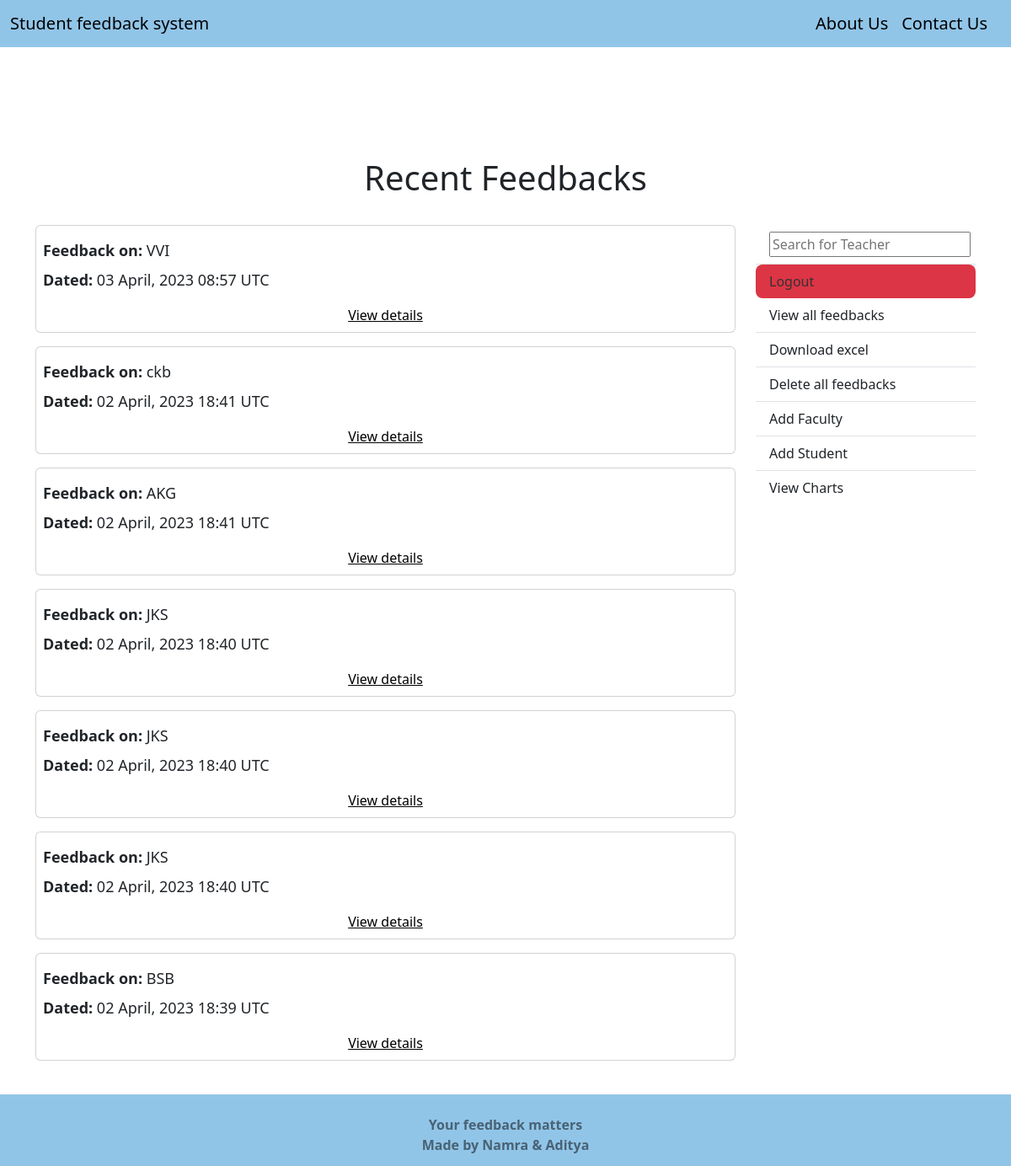
Before: /review/ with the older database file.
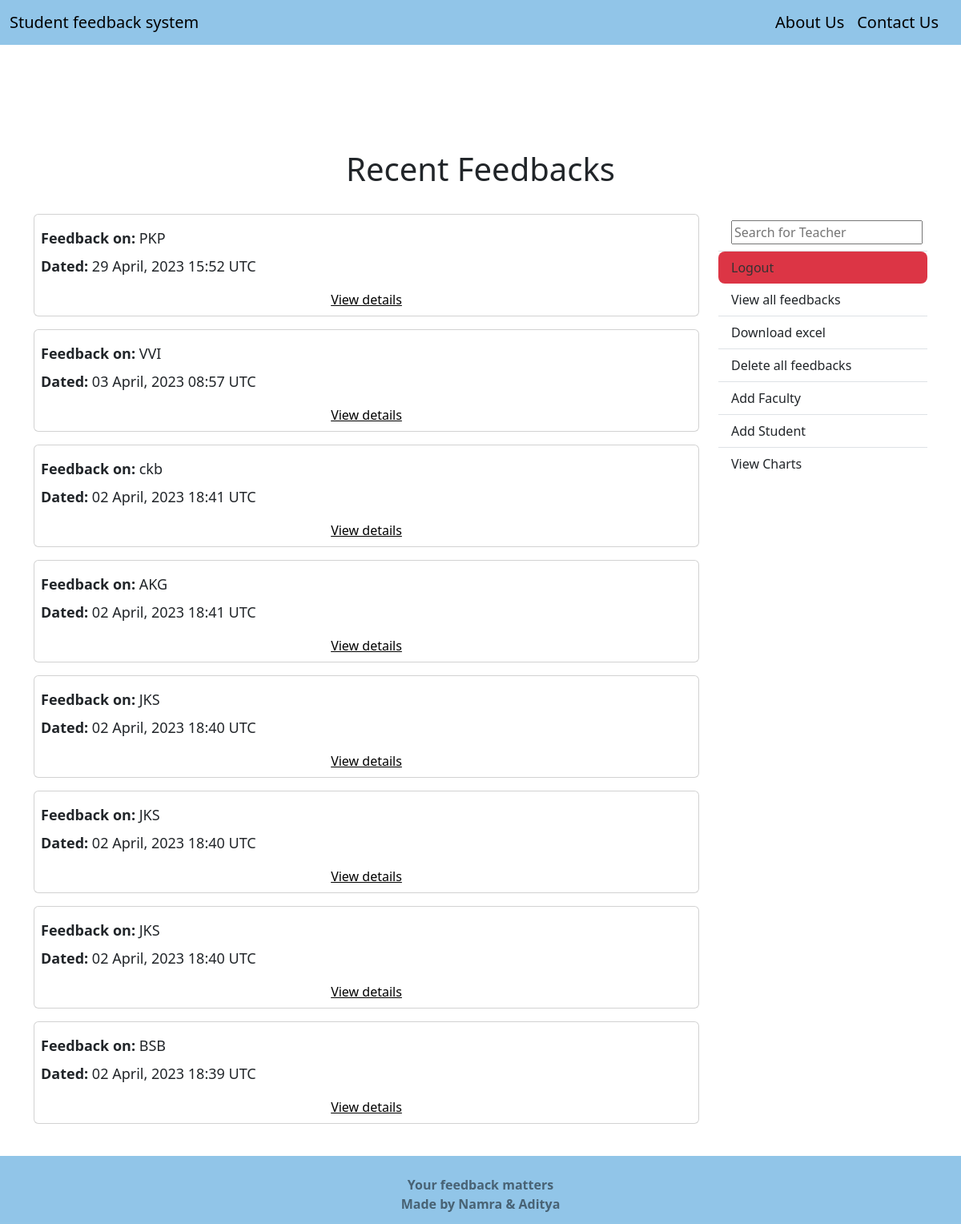
After: the same page with the newer database file.
### Feedback/models.py (models this page shows, shortened)
class FeedbackData(models.Model):
    CHOICES = (
            (1,'Unsatisfactory'),
            (2,'Satisfactory'),
            (3,'Good'),
            (4,'Very Good'),
            (5,'Outstanding')
            )
    date_submitted = models.DateTimeField(auto_now=True)
    teacher_name = models.ForeignKey(Faculty, verbose_name='Name of Teacher',
                                     on_delete=models.CASCADE)
    semester = models.ForeignKey(Semester, verbose_name='Semester',
                                  on_delete=models.SET_NULL, blank=True, null=True)
    punctuality = models.PositiveSmallIntegerField(verbose_name='The teacher is punctual in coming to class',
                                   default = None, blank=False, null=False,
                                   choices=CHOICES)
    portion = models.PositiveSmallIntegerField(verbose_name='The teacher completes portions at the appropriate time',
                               default = None, blank=False, null=False,
                               choices=CHOICES)
    doubt = models.PositiveSmallIntegerField(verbose_name='The teacher takes in effort to clear your doubts',
                             default = None, blank=False, null=False,
                             choices=CHOICES)
    interactive = models.PositiveSmallIntegerField(verbose_name='The teacher makes the class interactive',
                                   default = None, blank=False, null=False,
                                   choices=CHOICES)
    total = models.PositiveIntegerField()
    average = models.FloatField()
    comments = models.TextField(verbose_name='Any other feedback (your comments)',
                                blank=True)
    class Meta:
        verbose_name = 'Feedback Data'
        verbose_name_plural = 'Feedback Data'
    def __init__(self, *args, **kwargs):
        super(FeedbackData, self).__init__(*args, **kwargs)
        if 'teacher_name' in kwargs:
            self.fields['semester'].queryset = Semester.objects.filter(
                faculty=kwargs['teacher_name']
            )

### Review/models.py (models this page shows, shortened)
class Faculty(models.Model):
    BATCH = (
        ('A','A'),
        ('B','B'),
    )
    name=models.CharField(max_length=100)
    gmail=models.CharField(max_length=100)
    password=models.CharField(max_length=100)
    semester = models.ManyToManyField(Semester)
    subject=models.ManyToManyField(Subject)
    batch=models.CharField(verbose_name='batches',max_length=5,choices=BATCH)
    class Meta:
        verbose_name = 'Faculty'
        verbose_name_plural = 'Faculties'
    def __str__(self):
        return self.name

### Review/views.py (the view)
# urls.py: path('', ListFeedbackView.as_view(), name='ListFeedbackView'),
class ListFeedbackView(ListView):
    model = FeedbackData
    template_name = 'Review/list_feedback.html'
    context_object_name = 'feedbacks'
    ordering = ['-date_submitted']
    paginate_by = 10

### Review/templates/Review/list_feedback.html
{% extends 'Home/index.html' %}
{% block content %}
    <div class="container" style="margin-top: 1px;">
        <h1 class="text-center py-3">Recent Feedbacks</h1>
        <div class="row mt-3">
            <div class="col-9">
                {% for feedback in feedbacks %}
                    <div class="card p-2 mb-3">
                        <p class="my-2"><strong>Feedback on:</strong> {{ feedback.teacher_name }}</p>
                        <p><strong>Dated:</strong> {{ feedback.date_submitted|date:'d F, Y H:i T' }}</p>
                        <a href="{% url 'FeedbackDetailView' feedback.id %}">View details</a>
                    </div>
                {% endfor %}
            </div>
            <div class="col-3">
                <ul class="list-group list-group-flush">
                    <form class="list-group-item list-group-item-action" action="{% url 'SearchResultsView' %}" method="get">
                        <input type="text" name="q" placeholder="Search for Teacher" autocomplete="on" autofocus="on" id="search-field">
                    </form>
                    <a class="list-group-item list-group-item-action" role="button" style="
                    background-color: #dc3545;
                    border-radius: 8px;
                    border-width: 0;
                    color: #333333;
                    cursor: pointer;
                    display: inline-block;
                    font-family: "Haas Grot Text R Web", "Helvetica Neue", Helvetica, Arial, sans-serif;
                    font-size: 14px;
                    font-weight: 500;
                    line-height: 20px;
                    list-style: none;
                    margin: 0;
                    padding: 10px 12px;
                    text-align: center;
                    transition: all 200ms;
                    vertical-align: baseline;
                    white-space: nowrap;
                    user-select: none;
                    -webkit-user-select: none;
                    touch-action: manipulation;
                  }" role="button" href="{% url 'LogoutView' %}">Logout</a>
                    <a class="list-group-item list-group-item-action" role="button" href="{% url 'ListFeedbackView' %}">View all feedbacks</a>
                    <a class="list-group-item list-group-item-action" role="button" href="{% url 'export-to-excel' %}">Download excel</a>
                    <a class="list-group-item list-group-item-action" role="button" href="{% url 'deleteAllFeedback' %}">Delete all feedbacks</a>
                    <a class="list-group-item list-group-item-action" role="button" href="{% url 'FacultyRegisterPage' %}">Add Faculty</a>
                    <a class="list-group-item list-group-item-action" role="button" href="{% url 'RegisterPage' %}">Add Student</a>
                    <a class="list-group-item list-group-item-action" role="button" href="{% url 'AllChart' %}">View Charts</a>
                </ul>
            </div>
        </div>
    </div>
{% endblock content %}

### Home/templates/Home/index.html (shortened to what this page needs)
{% load static %}
<!doctype html>
<html lang="en">
<head>
    <link rel="stylesheet" href="https://stackpath.bootstrapcdn.com/bootstrap/4.4.1/css/bootstrap.min.css">
    <link href="https://cdn.jsdelivr.net/npm/bootstrap@5.3.0-alpha1/dist/css/bootstrap.min.css" rel="stylesheet">
    <link rel="stylesheet" href="{% static 'Home/style.css' %}">
</head>
<body class="d-flex flex-column">
    <nav class="navbar bg-crimson">
        <div class="container-fluid">
            <a class="navbar-brand" href="{% url 'HomeView' %}">Student feedback system</a>
            <div class="flex justify-right no-style">
                <a class="navbar-brand link" href="{% url 'AboutUs'%}">About Us</a>
                <a class="navbar-brand link" href="{% url 'ContactUs'%}">Contact Us</a>
            </div>
        </div>
    </nav>
    <div id="page-content">
        {% block content %}{% endblock content %}
    </div>
    <footer id="sticky-footer" class="bg-crimson py-4 mt-4 text-black-50">
        <div class="container text-center">
           <b> Your feedback matters </b>
            <br>
           <b> Made by Namra & Aditya </b>
        </div>
    </footer>
    <link rel="stylesheet" href="https://ajax.googleapis.com/ajax/libs/jqueryui/1.11.4/themes/smoothness/jquery-ui.css">
</body>
</html>

### Home/static/Home/style.css (style rules this page uses)
.bg-crimson { background-color: #57a7dca6; }
.bg-crimson a { color: #000000; }
body { height: 100%; background-size: 100% 100%; }
html { height: 100%; }
#page-content { flex: 1 0 auto; padding-top: 114px; }
#sticky-footer { flex-shrink: none; height: 85px; color: #000000; }
a { border: none; color: black; text-align: center; transition: 0.3s; }
p { font-size: large; }
.flex { display: flex; }
.justify-right { justify-content: right; }

Changed rows visible on the page:
added FeedbackData: teacher_name "PKP", date_submitted "29 April, 2023 15:52 UTC"
